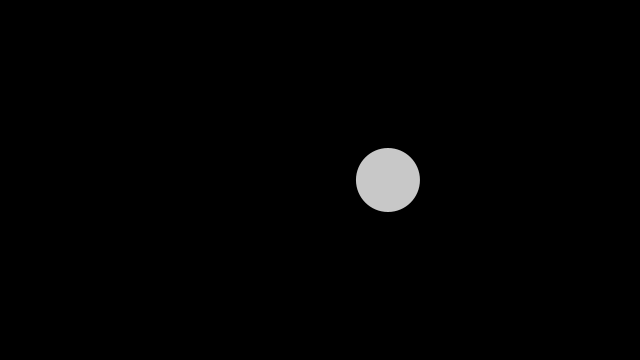
Frame 1 (no input)
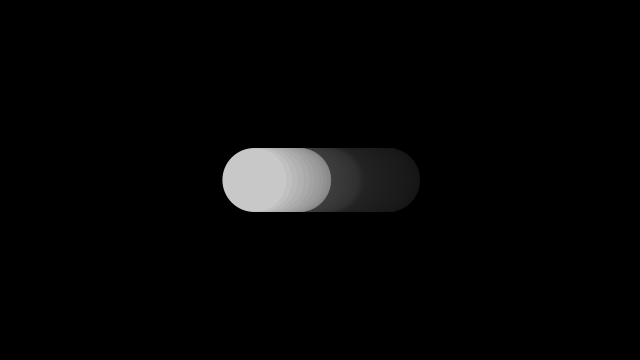
Frame 60 (the mouse pressed at the canvas centre just before this capture)
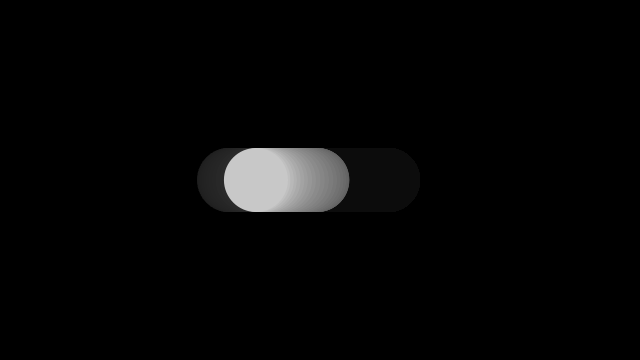
Frame 120 (the mouse held since frame 60 and released just before this capture)

The Processing sketch that drew these frames (run headless with seeded random() and noise(); from frame 60 on, the mouse is pressed at the canvas centre):

// Processing sketch: Noise1D
// ── Noise1D.pde
/**
 * Noise1D. 
 * 
 * Using 1D Perlin Noise to assign location. 
 */
 
float xoff = 0.0;
float xincrement = 0.01; 

void setup() {
  size(640, 360);
  background(0);
  noStroke();
}

void draw() {
  // Create an alpha blended background
  fill(0, 10);
  rect(0,0,width,height);
  
  //float n = random(0,width);  // Try this line instead of noise
  
  // Get a noise value based on xoff and scale it according to the window's width
  float n = noise(xoff)*width;
  
  // With each cycle, increment xoff
  xoff += xincrement;
  
  // Draw the ellipse at the value produced by perlin noise
  fill(200);
  ellipse(n,height/2, 64, 64);
}
